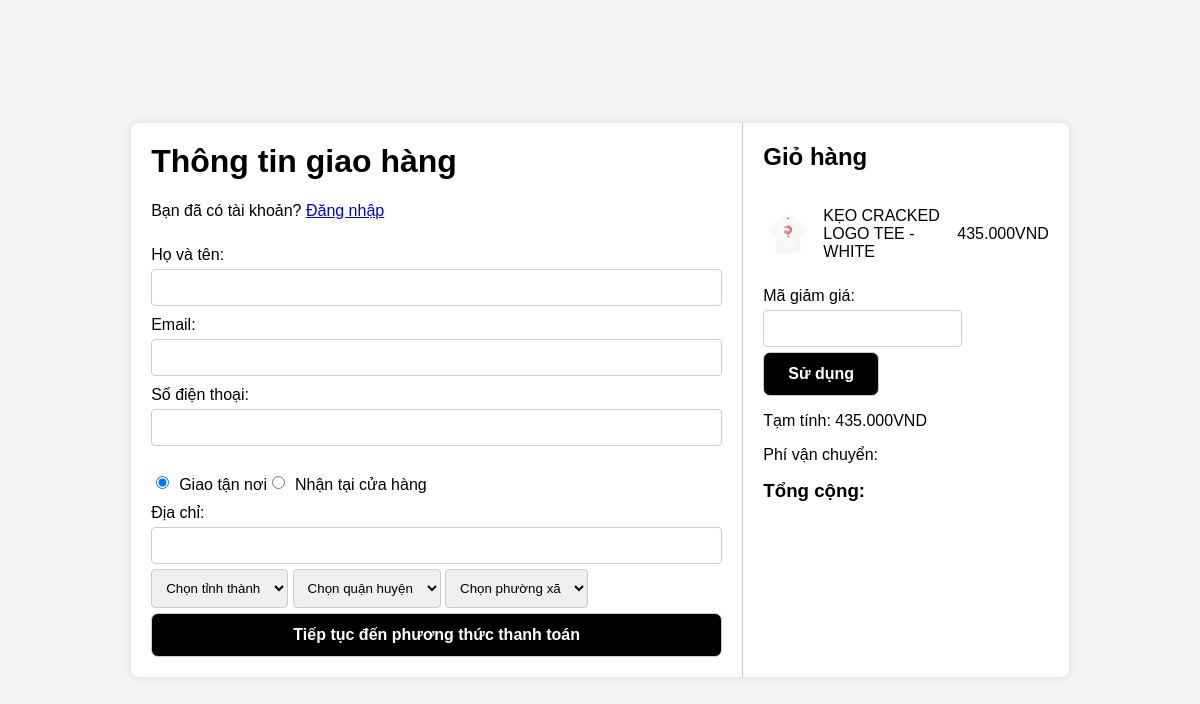
The app's page /payment.php with its own data.
### tables this page shows
CREATE TABLE `cart_product` (
  `id_product` varchar(20) NOT NULL,
  `name_product` text NOT NULL,
  `img_product` varchar(50) NOT NULL,
  `price` double NOT NULL,
  `sl_order` int(10) NOT NULL,
  `total` double NOT NULL
);

### payment.php (the view, shortened to what this page needs)
<?php
$servername = "localhost";
$username = "root";
$password = "";
$dbname = "ngot_database";
$conn = new mysqli($servername, $username, $password, $dbname);
$conn->set_charset("utf8mb4");
$sql3 = "SELECT * FROM cart_product";
$result = $conn->query($sql3);
?>
<!DOCTYPE html>
<html lang="en">
<head>
    <link rel="stylesheet" href="./assets/css/payment.css">
</head>
<body>
    <div class="checkout-container">
        <div class="left-column">
            <h1>Thông tin giao hàng</h1>
            <p>Bạn đã có tài khoản? <a href="login.php">Đăng nhập</a></p>
            <form id="checkout-form" action="#" method="post">
                <label for="name">Họ và tên:</label>
                <input type="text" id="name" name="name" required>
                <label for="email">Email:</label>
                <input type="email" id="email" name="email" required>
                <label for="phone">Số điện thoại:</label>
                <input type="text" id="phone" name="phone" required>
                <div class="delivery-option">
                    <input type="radio" id="delivery" name="delivery_option" value="home" checked>
                    <label for="delivery">Giao tận nơi</label>
                    <input type="radio" id="store-pickup" name="delivery_option" value="store">
                    <label for="store-pickup">Nhận tại cửa hàng</label>
                </div>
                <div class="address-fields">
                    <label for="address">Địa chỉ:</label>
                    <input type="text" id="address" name="address">
                    <div>
                        <select class="form-select form-select-sm mb-3" id="province" name="province" aria-label=".form-select-sm">
                            <option value="" selected>Chọn tỉnh thành</option>
                        </select>
                        <select class="form-select form-select-sm mb-3" id="district" name="district" aria-label=".form-select-sm">
                            <option value="" selected>Chọn quận huyện</option>
                        </select>
                        <select class="form-select form-select-sm" id="ward" name="ward" aria-label=".form-select-sm">
                            <option value="" selected>Chọn phường xã</option>
                        </select>
                    </div>
                </div>
                <button type="submit"><span>Tiếp tục đến phương thức thanh toán</span></button>
            </form>
        </div>
        <div class="right-column">
            <h2>Giỏ hàng</h2>
            <?php
            $total = 0;
            if ($result->num_rows > 0) {
                while ($row = $result->fetch_assoc()) {
                    $itemTotal = $row["price"] * $row["sl_order"];
                    $total += $itemTotal;
                    echo '<div class="cart-item">';
                    echo '<img src="./assets/img/shop/' . $row["img_product"] . '" alt="' . $row["name_product"] . '">';
                    echo '<p>' . $row["name_product"] . '</p>';
                    echo '<span>' . number_format($itemTotal, 0, ',', '.') . '.000VND</span>';
                    echo '</div>';
                }
            } else {
                echo '<p>Giỏ hàng trống</p>';
            }
            ?>
            <label for="promo-code">Mã giảm giá:</label>
            <input type="text" id="promo-code" name="promo-code">
            <button type="button" onclick="applyPromoCode()"><span>Sử dụng</span></button>
            <p>Tạm tính: <?php echo number_format($total, 0, ',', '.') ?>.000VND</p>
            <p>Phí vận chuyển: <span id="ship"></p>
            <h3>Tổng cộng: <span id="total-price"></h3>
        </div>
    </div>
</body>
</html>

### assets/css/payment.css (style rules this page uses)
body { font-family: Arial, sans-serif; background-color: #f4f4f4; margin: 0; padding: 0; display: flex; justify-content: center; align-items: center; height: 100vh; position: relative; }
.checkout-container { display: flex; max-width: 1200px; margin: 50px auto; background: white; border-radius: 8px; box-shadow: 0 0 10px rgba(0, 0, 0, 0.1); }
.left-column, .right-column { padding: 20px; }
.left-column { flex: 2; }
.right-column { flex: 1; border-left: 1px solid #ccc; }
h1, h2, h3 { margin-top: 0; }
form { display: flex; flex-direction: column; }
label { margin-top: 10px; }
input, select, button { margin-top: 5px; padding: 10px; border: 1px solid #ccc; border-radius: 4px; }
button { overflow: visible; padding: 12px 24px; border-radius: 7px; background-color: rgb(0, 0, 0); color: white; position: relative; display: inline-block; cursor: pointer; font-weight: bold; font-size: 16px; }
button span { position: relative; transition: color 0.6s cubic-bezier(0.53, 0.21, 0, 1); }
button:before { content: ""; display: block; position: absolute; top: 0; left: 0; width: 100%; height: 100%; background: hsl(0, 0%, 100%); transform: scaleX(0); transform-origin: 100% 100%; transition: transform 0.6s cubic-bezier(0.53, 0.21, 0, 1); border-radius: 7px; }
.delivery-option { display: flex; align-items: center; margin-top: 20px; }
.delivery-option input { margin-right: 10px; }
.address-fields { display: flex; flex-direction: column; }
.cart-item { display: flex; align-items: center; justify-content: space-between; margin-bottom: 10px; }
.cart-item img { max-width: 50px; margin-right: 10px; }
.cart-item p { flex: 1; }
.cart-item span { white-space: nowrap; }

### records on screen
cart_product: img_product (picture), name_product "KẸO CRACKED LOGO TEE - WHITE", price "435"

### other values on screen
$total "435"
